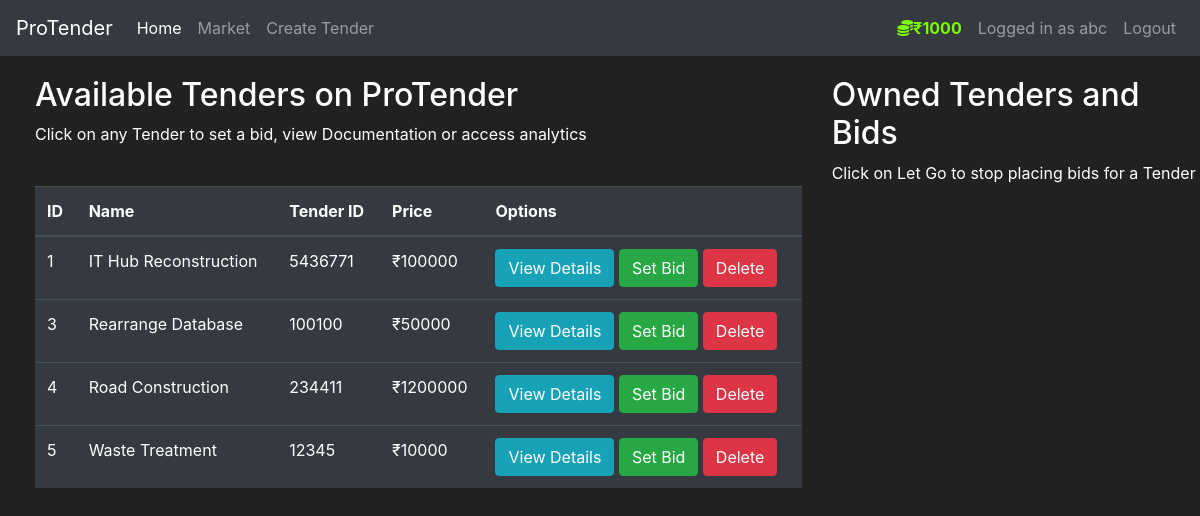
/market/ (signed in), run on the app's committed database.
### tms/models.py (models this page shows, shortened)
class User(db.Model,UserMixin):
    id = db.Column(db.Integer(), primary_key=True)
    username = db.Column(db.String(length=30), nullable=False, unique=True)
    email_address = db.Column(db.String(length=50), nullable=False, unique=True)
    password_hash = db.Column(db.String(length=60), nullable=False)
    budget = db.Column(db.Integer(), nullable=False, default=1000000)
    items = db.relationship('Item', backref='owned_user', lazy=True)
    @property
    def password(self):
        return self.password

class Item(db.Model):
    id=db.Column(db.Integer(),primary_key=True)
    name=db.Column(db.String(length=60),nullable=False,unique=True)
    price=db.Column(db.Integer(),nullable=False)
    tid=db.Column(db.String(length=12),nullable=False,unique=True)
    desc=db.Column(db.String(length=2000),nullable=False,unique=True)
    owner=db.Column(db.Integer(),db.ForeignKey('user.id'))

### tms/routes.py (the view, shortened to what this page needs)
@app.route('/market/',methods=['GET','POST'])
@login_required
def market_page():
    bid_form=SetBidForm()
    sell_form=SellTenderForm()
    if request.method=='GET':
        items = Item.query.filter_by(owner=None)
        owned_items=Item.query.filter_by(owner=current_user.id)
        return render_template('market.html', items=items, bid_form=bid_form, owned_items=owned_items, sell_form=sell_form)

### tms/models.py (called while the page is built)
@login_manager.user_loader
def load_user(user_id):
    return User.query.get(int(user_id))

### tms/templates/market.html (shortened to what this page needs)
{% extends 'base.html' %} {% block title %} Market Page {% endblock %} {%block
navlink%}
<li class="nav-item">
  <a
    class="nav-link"
    data-toggle="modal"
    style="cursor: pointer"
    data-target="#Modal-TenderCreate"
    >Create Tender</a
  >
</li>
{%endblock%} {% block content %}
<div class="row" style="margin-top: 20px; margin-left: 20px">
  <div class="col-8">
    <h2>Available Tenders on ProTender</h2>
    <p>
      Click on any Tender to set a bid, view Documentation or access analytics
    </p>
    <br />
    <table class="table table-hover table-dark">
      <thead>
        <tr>
          <th scope="col">ID</th>
          <th scope="col">Name</th>
          <th scope="col">Tender ID</th>
          <th scope="col">Price</th>
          <th scope="col">Options</th>
        </tr>
      </thead>
      <tbody>
        {% for item in items %} {% include 'components/items_modals.html' %}
        <tr>
          <td>{{ item.id }}</td>
          <td>{{ item.name }}</td>
          <td>{{ item.tid }}</td>
          <td>₹{{ item.price }}</td>
          <td>
            <button
              class="btn btn-outline btn-info"
              data-toggle="modal"
              data-target="#Modal-MoreInfo-{{item.id}}"
            >
              View Details
            </button>
            <button
              class="btn btn-outline btn-success"
              data-toggle="modal"
              data-target="#Modal-PurchaseConfirm-{{item.id}}"
            >
              Set Bid
            </button>
            <button
              class="btn btn-outline btn-danger"
              onclick="deleteTender('{{item.id}}')"
            >
              Delete
            </button>
          </td>
        </tr>
        {% endfor %}
      </tbody>
    </table>
  </div>
  <div class="col-4">
    <h2>Owned Tenders and Bids</h2>
    <p>Click on Let Go to stop placing bids for a Tender</p>
    <br />
  </div>
</div>
{% endblock %}

### tms/templates/base.html (shortened to what this page needs)
<!DOCTYPE html>
<html lang="en">
  <head>
    <link
      rel="stylesheet"
      href="https://cdn.jsdelivr.net/npm/bootstrap@4.5.3/dist/css/bootstrap.min.css"
    />
  </head>
  <body>
    <nav class="navbar navbar-expand-md navbar-dark bg-dark">
      <a class="navbar-brand" href="#">ProTender</a>
      <div class="collapse navbar-collapse" id="navbarNav">
        <ul class="navbar-nav mr-auto">
          <li class="nav-item active">
            <a class="nav-link" href="{{ url_for('home_page') }}"
              >Home <span class="sr-only">(current)</span></a
            >
          </li>
          <li class="nav-item">
            <a class="nav-link" href="{{ url_for('market_page') }}">Market</a>
          </li>
          {%block navlink%}{%endblock%}
        </ul>
        {% if current_user.is_authenticated %}
        <ul class="navbar-nav">
          <li class="nav-item">
            <a class="nav-link" style="color: lawngreen; font-weight: bold">
              <i class="fas fa-coins"></i>₹{{ current_user.budget }}
            </a>
          </li>
          <li class="nav-item">
            <a class="nav-link">Logged in as {{ current_user.username }}</a>
          </li>
          <li class="nav-item">
            <a class="nav-link" href="{{ url_for('logout_page') }}">Logout</a>
          </li>
        </ul>
        {% endif %}
      </div>
    </nav>
     {% block content %} {% endblock %}
  </body>
</html>

### tms/templates/base.html (style rules this page uses)
body { background-color: #212121; color: white; }

### data on the page
User: budget "1000", username "abc"
Item: id "1", name "IT Hub Reconstruction", tid "5436771", price "100000"
Item: id "3", name "Rearrange Database", tid "100100", price "50000"
Item: id "4", name "Road Construction", tid "234411", price "1200000"
Item: id "5", name "Waste Treatment", tid "12345", price "10000"
